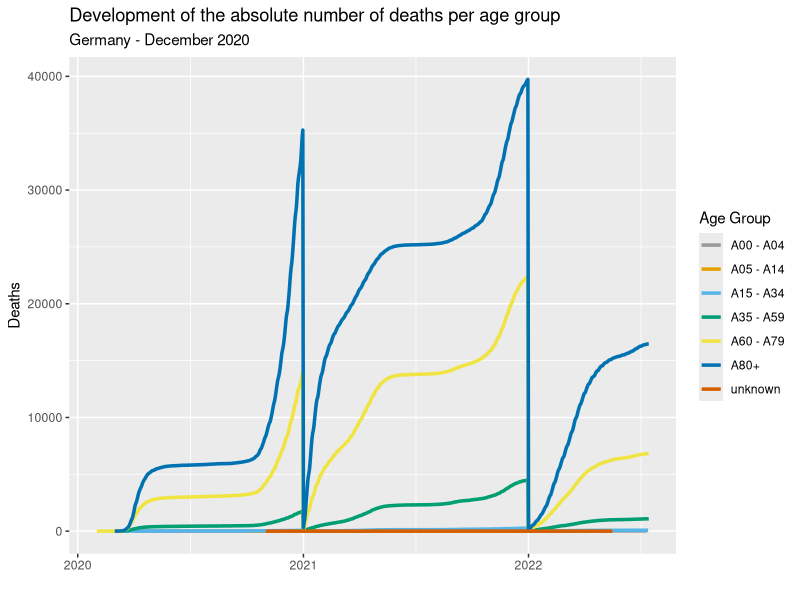

R code for this plot:
library(ggplot2)

setwd(dirname(rstudioapi::getActiveDocumentContext()$path))

cbp1 <- c("#999999", "#E69F00", "#56B4E9", "#009E73",
          "#F0E442", "#0072B2", "#D55E00", "#CC79A7")

data <- read.csv("./data/deaths_by_age_group.csv", sep=",", header = FALSE, col.names = c("Altersgruppe", "Datum","Tode"))

data$Datum <- as.Date(data$Datum, format = "%Y/%m/%d")

g <- ggplot(data, aes(x=Datum,y=Tode,color=Altersgruppe)) + 
  geom_line(size = 1.2) +
  scale_color_manual(values = cbp1, labels = c("A00 - A04", "A05 - A14", "A15 - A34", "A35 - A59", "A60 - A79", "A80+", "unknown" )) +
  labs(
    title = "Development of the absolute number of deaths per age group",
    subtitle = "Germany - December 2020",
    y = "Deaths",
    x = "",
    color = "Age Group"
  )


print(g)

# ggsave("deaths_by_age_group.png", width = 8.37, height = 6, dpi = 300)
